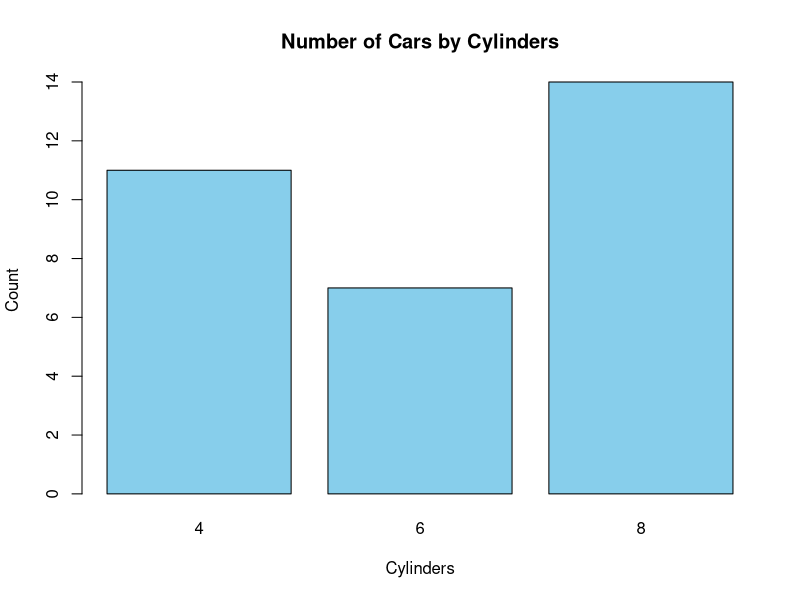
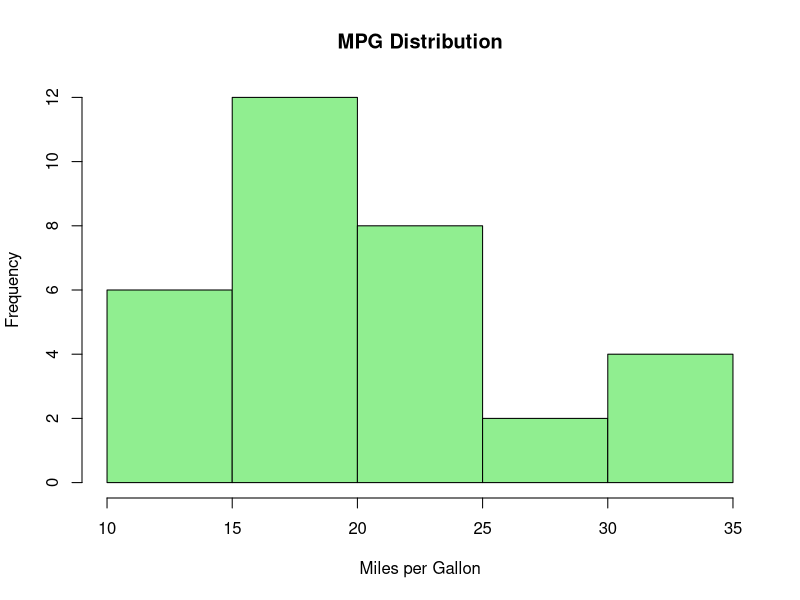
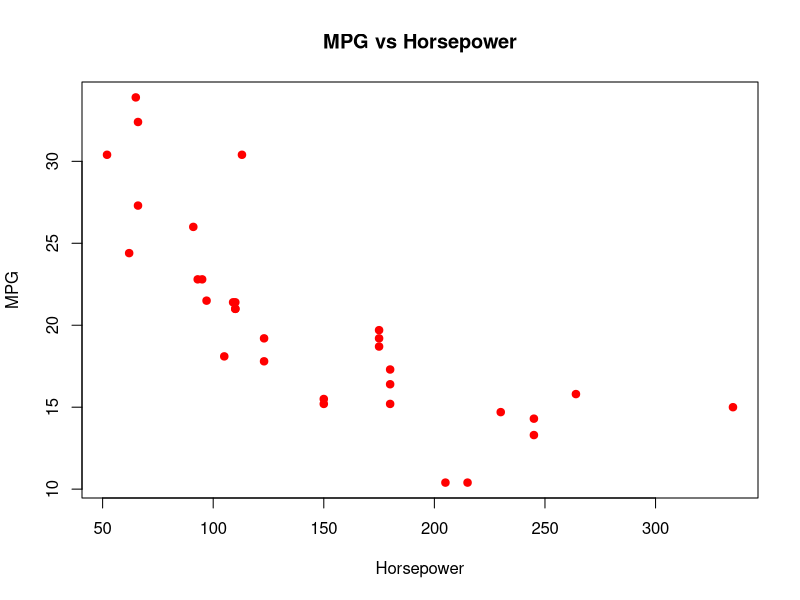
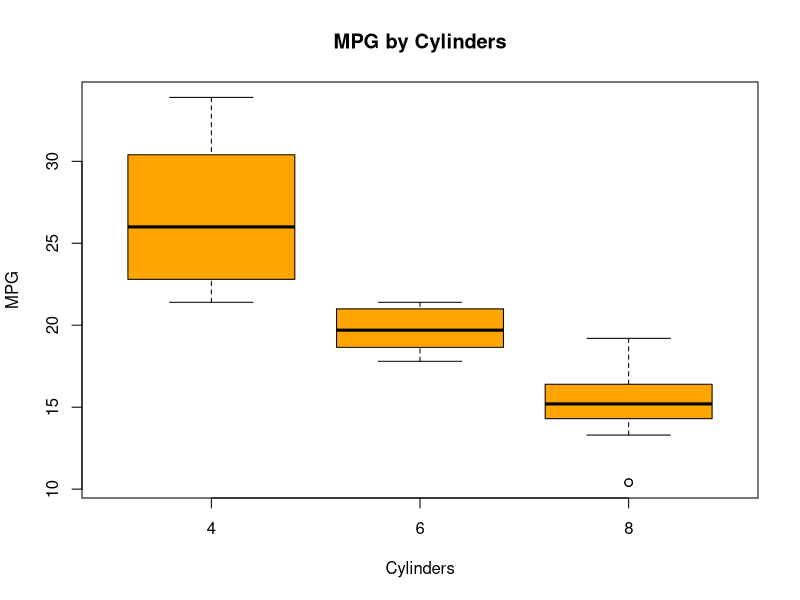
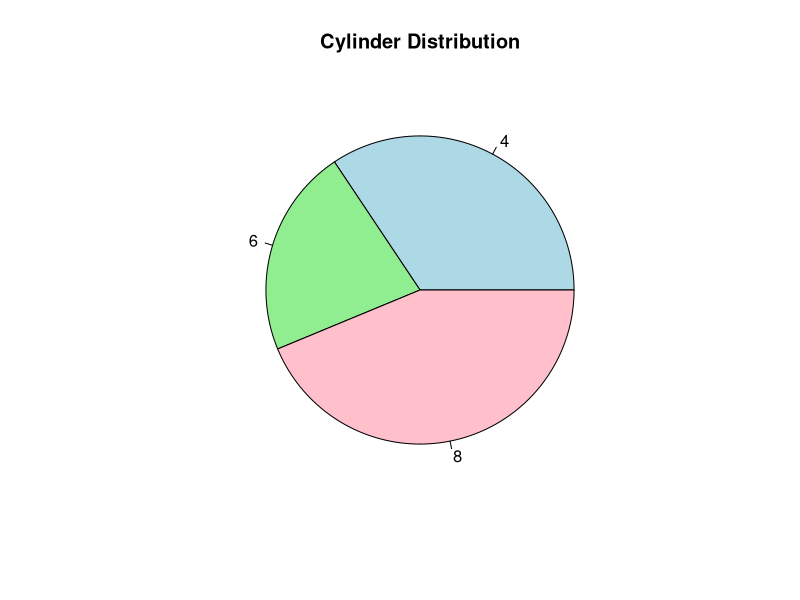

Generate these figures, in order, with R:
# Create output folder
#added dev off after asking ai for error solution
if(!dir.exists("r_output")){
  dir.create("r_output")
}

data <- mtcars

# Save console output to file
sink("r_output/statistical_output.txt")

print("First rows of dataset:")
head(data)

print("Dataset structure:")
str(data)

print("Summary statistics:")
summary(data)

mean_mpg <- mean(data$mpg)
median_mpg <- median(data$mpg)
sd_mpg <- sd(data$mpg)

print(paste("Mean MPG:", mean_mpg))
print(paste("Median MPG:", median_mpg))
print(paste("Standard Deviation MPG:", sd_mpg))

print("Cylinder frequency table:")
table(data$cyl)

print("Correlation between MPG and Horsepower:")
cor(data$mpg, data$hp)

#barplot
png("r_output/barplot_cylinders.png")
barplot(table(data$cyl),
        main="Number of Cars by Cylinders",
        xlab="Cylinders",
        ylab="Count",
        col="skyblue")
dev.off()

#histogram
png("r_output/mpg_histogram.png")
hist(data$mpg,
     main="MPG Distribution",
     xlab="Miles per Gallon",
     col="lightgreen")
dev.off()

#scatterplot
png("r_output/mpg_vs_hp_scatter.png")
plot(data$hp, data$mpg,
     main="MPG vs Horsepower",
     xlab="Horsepower",
     ylab="MPG",
     col="red",
     pch=19)
dev.off()

#boxplot
png("r_output/mpg_boxplot.png")
boxplot(mpg ~ cyl,
        data=data,
        main="MPG by Cylinders",
        xlab="Cylinders",
        ylab="MPG",
        col="orange")
dev.off()

#piechart
png("r_output/cylinder_pie_chart.png")
pie(table(data$cyl),
    main="Cylinder Distribution",
    col=c("lightblue","lightgreen","pink"))
dev.off()

print("All outputs saved in r_output folder")
